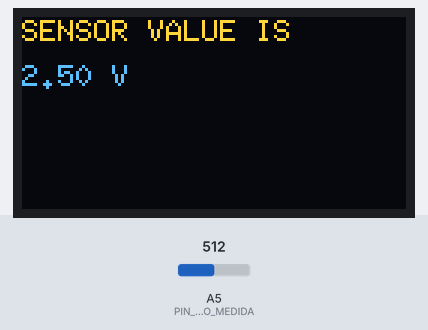
The sketch below on a simulated Arduino Uno, built with avr-gcc and run on an emulated ATmega328P. Shown: 128×64 one-colour display. The test bench sets the inputs (shaded band); at power-on: A5 (PIN_ANALOGICO_MEDIDA) = 512. The OLED is the two-colour kind (top 16 rows yellow); what the sketch prints to the serial monitor is not drawn.

Above: at 1.6 s.
1.7 s: A5 (PIN_ANALOGICO_MEDIDA) set to 716
4.3 s: A5 (PIN_ANALOGICO_MEDIDA) set to 900
At 5.8 s:
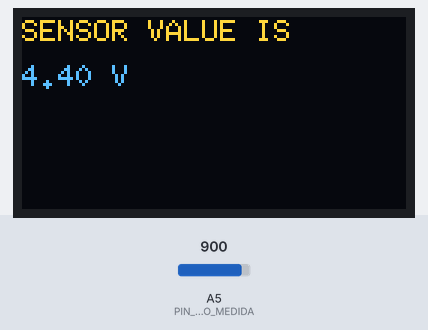
6.8 s: A5 (PIN_ANALOGICO_MEDIDA) set to 1023
At 8.4 s:
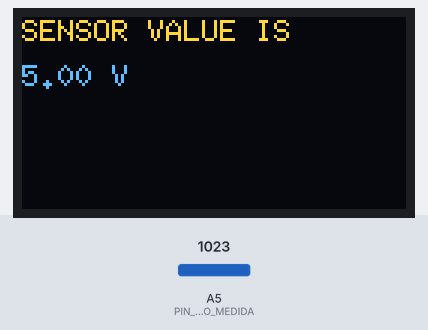
Timing chart, 0 to 9.9 s (numbered marks = the images above; inputs shaded):
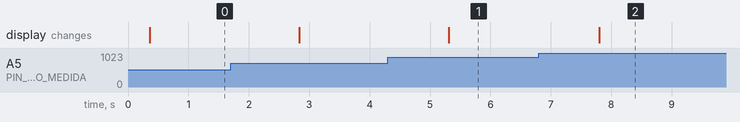

Measured:
- after the input at 4.3 s, the display: changes after 1.0 s (image 1)
- after the input at 6.8 s, the display: changes after 1.0 s (image 2)

The sketch:

fase1.ino
```cpp
#include <U8g2lib.h>

// Descomentar la siguiente línea para activar el modo debug.
#define DEBUG

// Asignar el pin analógico para la medida del sensor.
#define PIN_ANALOGICO_MEDIDA 5

// Asignar pines digitales para la pantalla OLED.
#define DIGITAL_PIN_SCK 2
#define DIGITAL_PIN_SDA 3
#define DIGITAL_PIN_DC 4
#define DIGITAL_PIN_CS 5

// El pin RES debe estar a 5 V, podemos conectarlo a alimentación o usar un pin digital
// a nivel alto. Prefiero usar la conexión a alimentación porque así preservamos el pin
// digital para otros usos.

// Invocamos el constructor para crear el objeto que representa la pantalla.
U8G2_SH1106_128X64_NONAME_1_4W_SW_SPI u8g2(U8G2_R0, DIGITAL_PIN_SCK, DIGITAL_PIN_SDA, DIGITAL_PIN_CS, DIGITAL_PIN_DC);

void setup() {
#ifdef DEBUG
  // Configuramos la depuración.
  Serial.begin(9600);
#endif

  // Configuramos el pin analógico como entrada.
  pinMode(PIN_ANALOGICO_MEDIDA, INPUT);

  // Configuramos la pantalla OLED.
  u8g2.setFont(u8g2_font_6x10_mf);
  u8g2.setFontRefHeightExtendedText();
  u8g2.setFontPosTop();
  u8g2.begin();
}

void ShowSensorValue(float value){
  u8g2.firstPage();
  do {

      u8g2.setCursor(0, 0);
      u8g2.print("SENSOR VALUE IS");
      u8g2.setCursor(0, 15);
      u8g2.print(String(value).c_str());
      u8g2.print(" V");
  } while(u8g2.nextPage());
}

void loop() {
  // *** IMPORTANTE ***
  // Estoy usando un potenciómetro para simular un sensor con salida entre 0 y 5V = 5000mV.

  // Leemos el valor del sensor.
  int rawValue = analogRead(PIN_ANALOGICO_MEDIDA);

  // El valor leído lo remapearemos al rango 0-5000mV;
  float value_mV = map(rawValue, 0, 1023, 0, 5000);
  float value_V = value_mV / 1000.0;

#ifdef DEBUG
  Serial.println(rawValue);
  Serial.print(value_mV);
  Serial.print(" mV = ");
  Serial.print(value_V);
  Serial.println(+ " V");
#endif

  // Mostramos el valor en la pantalla OLED.
  ShowSensorValue(value_V);

  // Esperamos medio segundo.
  delay(500);
}
```
